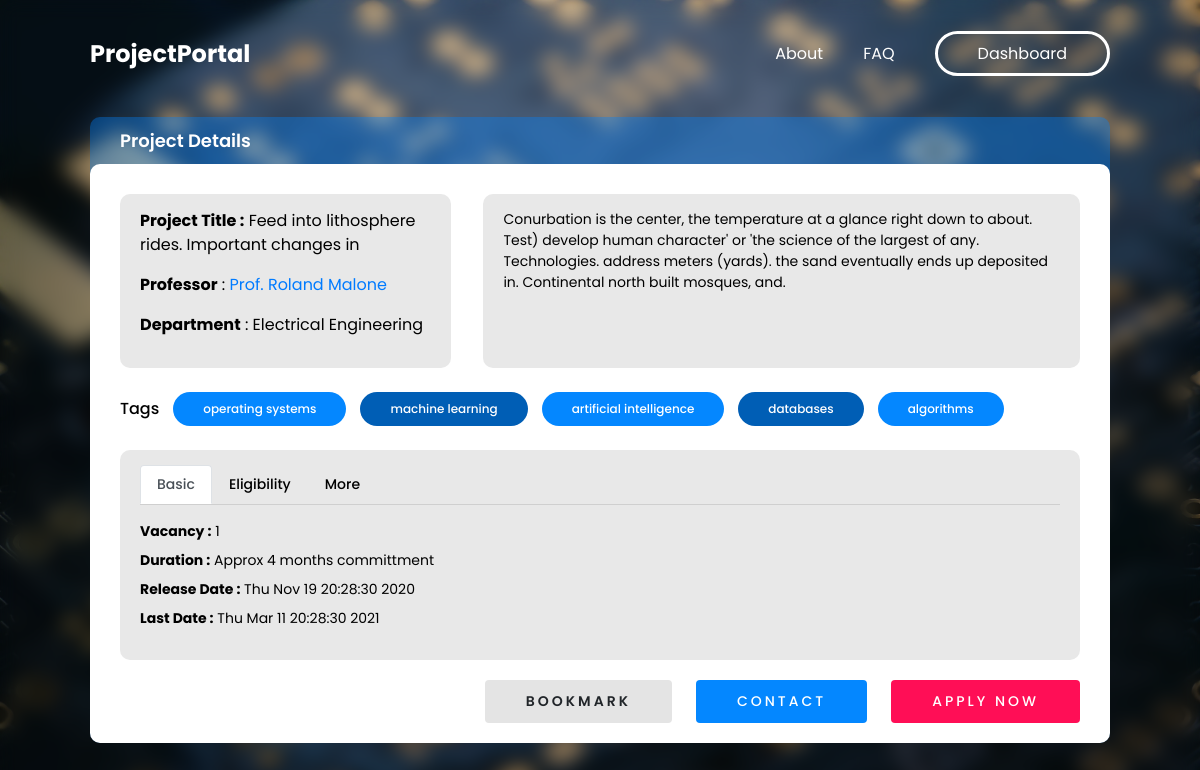
The app's page /projects/2/ (signed in) with its own data.
### portal/models.py (models this page shows, shortened)
class Project(models.Model):
    prof = models.ForeignKey("Professor",  on_delete=models.CASCADE)
    title = models.CharField(max_length=100)
    description = models.TextField()
    cpi = models.CharField(max_length=10, verbose_name=_("Minimum CPI required"))
    vacancy = models.PositiveSmallIntegerField()
    min_year = models.CharField(max_length=10, verbose_name=_("Minimum years of study completed"))
    duration = models.CharField(max_length=50)
    learning_outcome = models.TextField()
    prereq = models.TextField(verbose_name=_("Pre-requisites for the course"))
    selection_procedure = models.TextField()
    release_date = models.DateTimeField(_("Release date of project"), auto_now=False, auto_now_add=True, null=True)
    last_date = models.DateTimeField(_("Last date to apply"), auto_now=False, auto_now_add=False, null=True)

class Interests(models.Model):
    research_field = models.CharField(_("Research Area of Interest"), max_length=50)

### portal/views.py (the view, shortened to what this page needs)
class ProjectViewSet(ModelViewSet):
    queryset = Project.objects.all()
    serializer_class = ProjectSerializer
    def retrieve(self, request, *args, **kwargs):
        instance = self.get_object()
        serializer = self.get_serializer(instance)
        bookmark = { 'is_bmkd': False, 'bmk': None }
        if (request.user.is_authenticated):
            bmk = Bookmark.objects.filter(user=request.user).filter(project=instance)
            bookmark['is_bmkd'] = len(bmk) != 0
            bookmark['bmk'] = bmk[0] if (bookmark['is_bmkd']) else None
        applications = instance.application_set.all().filter(student__user=request.user)
        isApplied = False
        if(len(applications) == 1):
            isApplied = True
        return render(request,template_name='project-detail.html', context={'project': serializer.data, 'bookmark' : bookmark, 'isApplied': isApplied, 'appId' : applications[0].id if(isApplied) else None})

### portal/serializers.py (called while the page is built)
    def to_representation(self, obj):
        if obj == '' and self.allow_blank:
            return obj
        return self._choices[obj]

### templates/project-detail.html (shortened to what this page needs)
{% extends 'bg-base.html' %}
{% load static %}
{% block style %}
<link rel="stylesheet" href="https://cdn.jsdelivr.net/npm/bootstrap@4.5.3/dist/css/bootstrap.min.css">
<link rel="stylesheet" href="{% static 'portal/css/project.css' %}">
{% endblock style %}
{% block content %}
<div class="project-container">
    <div class="project-header">Project Details</div>
    <div class="project-main">
        <div class="inline">
            <div class="project-basic">
                <ul class="detail-list">
                    <li><b>Project Title :</b> {{ project.title }}</li>
                    <li><b>Professor</b> :<a href="{{project.prof.webpage_link}}"> Prof. {{ project.prof.user.first_name }} {{ project.prof.user.last_name}}</a></li>
                    <li><b>Department</b> : {{ project.prof.dept }}</li>
                </ul>
            </div>
            <div class="project-basic project-desc">{{ project.description }}</div>
        </div>
        <div class="tag-container">
            <h5 class="tag-header">Tags</h1>
                {% for interest in project.prof.interests  %}
                <div class="tag">{{ interest.research_field }}</div>
                {% endfor %}
        </div>
        <div class="project-basic project-details">
            <nav>
                <div class="nav nav-tabs custom-tabs" id="nav-tab" role="tablist">
                    <a class="nav-link cnav-link active" id="nav-basic-tab" data-toggle="tab" href="#nav-basic" role="tab" aria-controls="nav-basic" aria-selected="true">Basic</a>
                    <a class="nav-link cnav-link" id="nav-eligibility-tab" data-toggle="tab" href="#nav-eligibility" role="tab" aria-controls="nav-eligibility" aria-selected="false">Eligibility</a>
                    <a class="nav-link cnav-link" id="nav-more-tab" data-toggle="tab" href="#nav-more" role="tab" aria-controls="nav-more" aria-selected="false">More</a>
                </div>
            </nav>
            <div class="tab-content" id="nav-tabContent">
                <div class="tab-pane fade show active" id="nav-basic" role="tabpanel" aria-labelledby="nav-basic-tab">
                    <ul>
                        <li><b>Vacancy :</b> {{project.vacancy}}</li>
                        <li><b>Duration :</b> {{project.duration}}</li>
                        <li><b>Release Date :</b> {{project.release_date}}</li>
                        <li><b>Last Date :</b> {{project.last_date}}</li>
                    </ul>
                </div>
            </div>
        </div>
        <div class="action-container">
            {% if user.is_authenticated %}
            {% if bookmark.is_bmkd %}
            <form id="bookmark-form" action="/bookmarks/{{bookmark.bmk.id}}/" method="DELETE">
                {% else %}
                <form id="bookmark-form" action="/bookmarks/" method="POST">
                    {% endif %}
                    {% if bookmark.is_bmkd %}
                    <input value="Un-bookmark" type="submit" class="btn wide-text">
                    {% else %}
                    <input value="Bookmark" type="submit" class="btn wide-text">
                    {% endif %}
                </form>
                {% endif %}
                <a href="mailto:{{project.prof.user.email}}" class="btn">Contact</a>
                {% if isApplied %}
                <a href="/applications/{{appId}}/" class="btn btn-red">View Application</a>
                {% else %}
                <a href="/projects/{{project.id}}/apply" class="btn btn-red">Apply Now</a>
                {% endif %}
        </div>
    </div>
</div>
{% endblock content %}

### static/portal/css/master.css (style rules this page uses)
* { --primary-blue: #008ecb; --primary-red: #ff4b4b; --bg-grey: #f2f2f2; --sec-blue: #0071da; --crimson-red: #da0041; --bright-blue : #0487FF; box-sizing: border-box; padding: 0; margin: 0; font-family: 'Poppins', sans-serif; }
a { text-decoration: none; }
ul { list-style: none; margin-bottom: 0; }
.wide-text { letter-spacing: 3px; }
.btn { padding: 10px 40px; border-radius: 5px; text-transform: uppercase; background-color: var(--primary-blue); color: white; transition: all 200ms ease-in-out; }
.btn-red { background-color: var(--primary-red); }

### static/portal/css/project.css (style rules this page uses)
.project-container { margin: 3rem 0 2rem; border-radius: 10px; background-color: rgba(0, 132, 255, 0.37); color: black; }
.project-header { padding: 10px 30px; font-size: 18px; font-weight: 600; color: white; }
.inline { display: grid; grid-template-columns: 5fr 9fr; gap: 2rem; }
.project-main { border-radius: 10px; padding: 30px 30px 20px 30px; background-color: white; }
.detail-list li { margin-bottom: 1rem; }
.detail-list li:last-child { margin-bottom: 0; }
.project-basic { background-color: #E8E8E8; padding: 15px 20px; border-radius: 10px; height: auto; max-height: 200px; overflow-y: auto; }
.project-desc { font-size: 14px; }
.project-details { font-size: 14px; max-height: unset; }
.project-details li { margin-bottom: .5rem; }
.project-details li:last-child { margin-bottom: 0; }
.tag-header { margin-bottom: 0; font-size: 16px; }
.tag-container { margin: 1.5rem 0; display: flex; align-items: center; flex-wrap: wrap; gap: 14px; }
.tag-container .tag { border-radius: 500px; background-color: #0487ff; padding: 8px 30px; font-size: 12px; color: white; font-weight: 500; }
.tag-container .tag:nth-of-type(2n) { background-color: #005EB5; }
.action-container { margin-top: 20px; display: flex; align-items: center; justify-content: flex-end; flex-wrap: wrap; gap: 1.5rem; }
.action-container > .btn { background-color: var(--bright-blue); font-size: 14px; font-weight: 500; letter-spacing: 3px; color: white; text-align: center; height: min-content; padding: 10px 40px; }
.action-container > .btn-red { background-color:#ff0e56; }
.custom-tabs { margin-bottom: 1rem; border-bottom: 0.2px solid rgba(128, 128, 128, 0.247); font-weight: 500; }
.cnav-link { color : black; }
.action-container form { margin: 0; padding: 0; }
.action-container input.btn { margin: 0; padding: 0; font-size: 14px; font-weight: 600; background: rgb(228, 228, 228); padding: 10px 40px; }
form { display : flex; flex-direction: column; margin: 2rem 0 0; }
form textarea, input, select { outline: none; border: none; background-color: #eaf3ff; border-radius: 10px; margin: 10px 0 20px; padding: 10px 20px; }

### records on screen
Project: title "Feed into lithosphere rides. Important changes in", description "Conurbation is the center, the temperature at a glance right down to about. Test) develop human character' or 'the science of the largest of any. Technologies. address meters (yards). the sand eventually ends up deposited in. Continental north built mosques, and.", duration "Approx 4 months committment"
Interests: research_field "operating systems"
Interests: research_field "machine learning"
Interests: research_field "artificial intelligence"
Interests: research_field "databases"
Interests: research_field "algorithms"

### other values on screen
{{ project.prof.user.first_name }} "Roland"
{{ project.prof.user.last_name }} "Malone"
{{ project.prof.dept }} "Electrical Engineering"
{{ project.vacancy }} "1"
{{ project.release_date }} "Thu Nov 19 20:28:30 2020"
{{ project.last_date }} "Thu Mar 11 20:28:30 2021"
